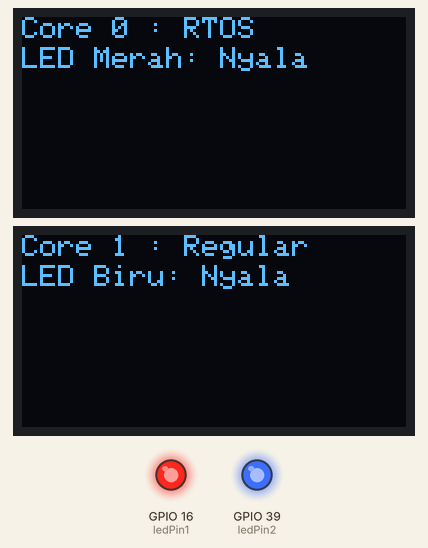
Simulated run of this sketch. Board: ESP32-S3. On the bench: 2 × 128×64 one-colour display, output pins drawn as LEDs (lit = HIGH). The display library's start-up logo is not drawn.

Above: at 2.2 s.
At 4.2 s:
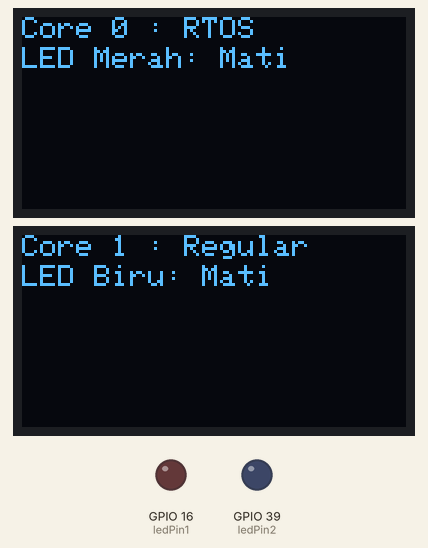
Timing chart, 0 to 40.0 s (numbered marks = the images above):
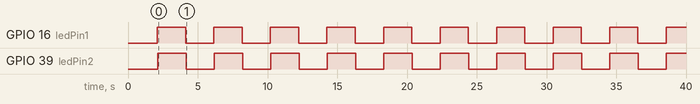

The sketch:

sketch.ino
```cpp
#include <Wire.h>
#include <Adafruit_GFX.h>
#include <Adafruit_SSD1306.h>

// Definisikan ukuran layar OLED
#define SCREEN_WIDTH 128
#define SCREEN_HEIGHT 64

// Alamat I2C untuk kedua OLED
#define OLED_ADDRESS 0x3C

// Pin LED
const int ledPin1 = 16;  // LED merah di core 0
const int ledPin2 = 39;  // LED biru di core 1

// Inisialisasi OLED pertama (I2C di core 0, menggunakan pin 14 (SDA) dan 13 (SCL))
Adafruit_SSD1306 display1(SCREEN_WIDTH, SCREEN_HEIGHT, &Wire, -1);

// Inisialisasi OLED kedua (I2C di core 1, menggunakan pin 20 (SDA) dan 19 (SCL))
Adafruit_SSD1306 display2(SCREEN_WIDTH, SCREEN_HEIGHT, &Wire1, -1);

// Variabel untuk status LED
volatile bool ledState1 = false;  // Status LED merah (core 0)
volatile bool ledState2 = false;  // Status LED biru (core 1)

// Task yang dijalankan pada core 0
void core0Task(void *parameter) {
  pinMode(ledPin1, OUTPUT);  // Set pin LED merah sebagai output

  while (true) {
    // Toggle LED merah
    ledState1 = !ledState1;
    digitalWrite(ledPin1, ledState1 ? HIGH : LOW);  // Menyalakan atau mematikan LED merah

    // Tampilkan status LED di OLED pertama (core 0)
    display1.clearDisplay();
    display1.setTextSize(1);
    display1.setTextColor(SSD1306_WHITE);
    display1.setCursor(0, 0);
    display1.print("Core 0 : RTOS");

    // Tampilkan status LED
    display1.setCursor(0, 10);
    if (ledState1) {
      display1.print("LED Merah: Nyala");
    } else {
      display1.print("LED Merah: Mati");
    }
    display1.display();

    vTaskDelay(2000 / portTICK_PERIOD_MS);  // Delay 2 detik untuk blinking LED merah
  }
}

// Task yang dijalankan pada core 1
void core1Task(void *parameter) {
  pinMode(ledPin2, OUTPUT);  // Set pin LED biru sebagai output

  while (true) {
    // Toggle LED biru
    ledState2 = !ledState2;
    digitalWrite(ledPin2, ledState2 ? HIGH : LOW);  // Menyalakan atau mematikan LED biru

    // Tampilkan status LED di OLED kedua (core 1)
    display2.clearDisplay();
    display2.setTextSize(1);
    display2.setTextColor(SSD1306_WHITE);
    display2.setCursor(0, 0);
    display2.print("Core 1 : Regular");

    // Tampilkan status LED
    display2.setCursor(0, 10);
    if (ledState2) {
      display2.print("LED Biru: Nyala");
    } else {
      display2.print("LED Biru: Mati");
    }
    display2.display();

    vTaskDelay(2000 / portTICK_PERIOD_MS);  // Delay 2 detik untuk blinking LED biru
  }
}

void setup() {
  // Inisialisasi komunikasi I2C untuk OLED pertama (core 0) menggunakan pin 14 (SDA) dan 13 (SCL)
  Wire.begin(14, 13);  // SDA, SCL untuk OLED pertama di core 0

  // Inisialisasi komunikasi I2C untuk OLED kedua (core 1) menggunakan pin 20 (SDA) dan 19 (SCL)
  Wire1.begin(20, 19);  // SDA, SCL untuk OLED kedua di core 1

  // Inisialisasi OLED pertama (di core 0)
  if (!display1.begin(SSD1306_SWITCHCAPVCC, OLED_ADDRESS)) {
    Serial.println(F("Gagal menginisialisasi OLED pertama!"));
    while (true);  // Jika OLED pertama gagal inisialisasi, hentikan program
  }

  // Inisialisasi OLED kedua (di core 1)
  if (!display2.begin(SSD1306_SWITCHCAPVCC, OLED_ADDRESS)) {
    Serial.println(F("Gagal menginisialisasi OLED kedua!"));
    while (true);  // Jika OLED kedua gagal inisialisasi, hentikan program
  }

  display1.display();
  display2.display();
  delay(2000);  // Tampilkan logo awal OLED selama 2 detik

  // Buat task untuk core 0 dan core 1
  xTaskCreatePinnedToCore(core0Task, "Core0Task", 10000, NULL, 1, NULL, 0);  // Jalankan di core 0
  xTaskCreatePinnedToCore(core1Task, "Core1Task", 10000, NULL, 1, NULL, 1);  // Jalankan di core 1
}

void loop() {
  // Tidak ada kode di loop() karena tugas dijalankan di core 0 dan core 1
}
```

Measured:
- by itself, GPIO 16 (ledPin1), GPIO 39 (ledPin2): alternates HIGH for 2.0 s and LOW for 2.0 s
- what the display in image 0 shows lasts 2.0 s, from 2.2 s to 4.2 s
